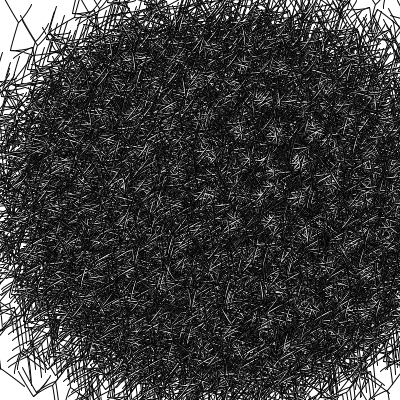
Frame 1 (no input)
Frame 60 (the mouse pressed at the canvas centre just before this capture): identical to frame 1, image omitted
Frame 120 (the mouse held since frame 60 and released just before this capture): identical to frame 1, image omitted

The Processing sketch that drew this single still picture (run headless with seeded random() and noise(); from frame 60 on, the mouse is pressed at the canvas centre):

// Processing sketch: processing_17784
// ── processing_17784.pde

float incrementA, incrementB;
int iterations;
int baseX, baseY;
int len;
int d;

void setup() {
  size(400,400);
  background(255);
  stroke(0,0,0,255);
  smooth();
  iterations = 15;
  baseX = width/2;
  baseY = height/2;
  len = 10;
  d = 6;
  
  randomiseIncrements();
  bifurcate(baseX,baseY,-PI/2,iterations, incrementA);

}

void draw() {

}

void bifurcate(float x,float y, float a, int c, float i) {
  float X2=x+len*cos(a);
  float Y2=y+len*sin(a);
  a=a+i;
  
  float X3=X2+len*cos(a);
  float Y3=Y2+len*sin(a);
  a=a+i;
  
  float X4=X3+len*cos(a);
  float Y4=Y3+len*sin(a);
  a=a+i;
  
  //println(X2 + ", " + Y2 );
  //println(x + ", " + x );
  //println(X4 + ", " + Y4 );
  //println(X3 + ", " + Y3 );
  
  curve(X2, Y2, x, y, X4, Y4, X3, Y3);
  
  if (c>0) {
    bifurcate(X4,Y4,a,c-1, incrementA);
    bifurcate(X4,Y4,a,c-1, incrementB);

  }

}

void randomiseIncrements(){
  incrementA=random(-PI,PI);
  incrementB=random(-PI/PI);
}

void mousePressed() {
  background(255);
  randomiseIncrements();
  bifurcate(baseX,baseY,-PI/2,iterations, incrementA);
}
